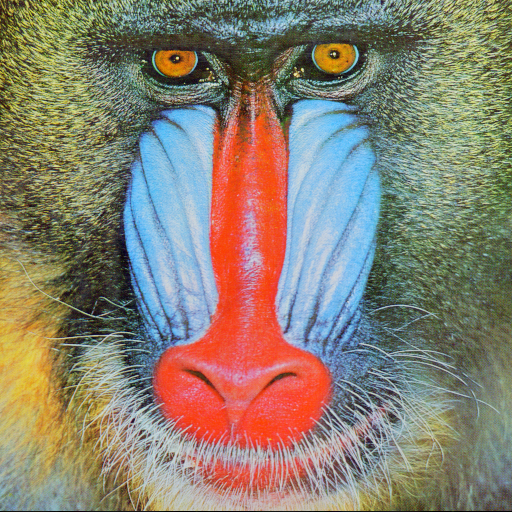
#> input picture images/baboon.png, 512 x 512 px
$ jupyter execute color-image.ipynb
#> lines starting #> are read from the running program, lines starting #| are printed output that depends on the picture; after the words box and inside, x2 and y2 are one past the last pixel; in counts of white or black regions, pixels touching at a corner belong together
[cell 1]
import os
import cv2
import numpy as np
import matplotlib.pyplot as plt

[cell 2]
img = cv2.imread('../images/baboon.png', cv2.IMREAD_COLOR)
#> img is the input picture: shape (512, 512, 3); mean B, G, R 113.1, 128.9, 137.4

[cell 3]
b, g, r = cv2.split(img)
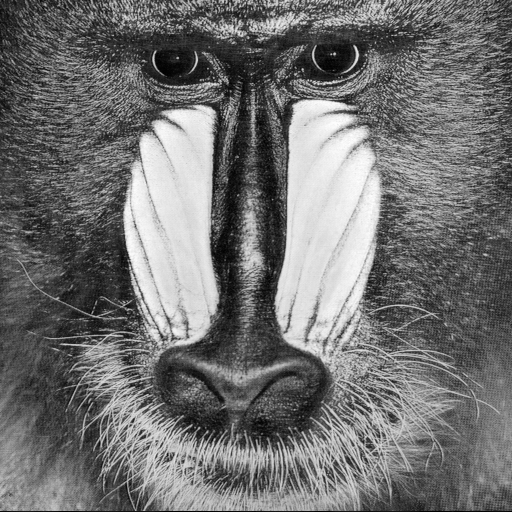
#> b: shape (512, 512); min 0, max 255, mean 113.1
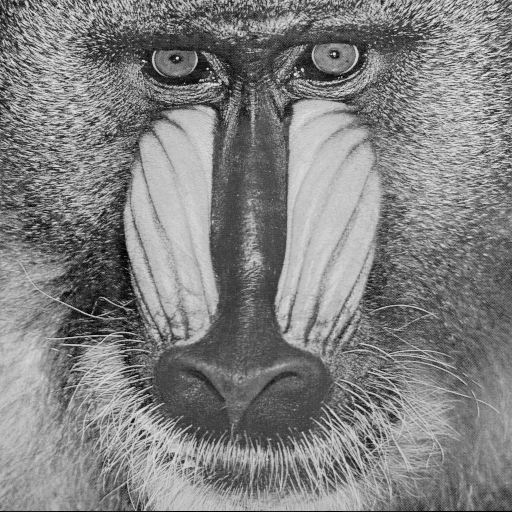
#> g: shape (512, 512); min 0, max 236, mean 128.9
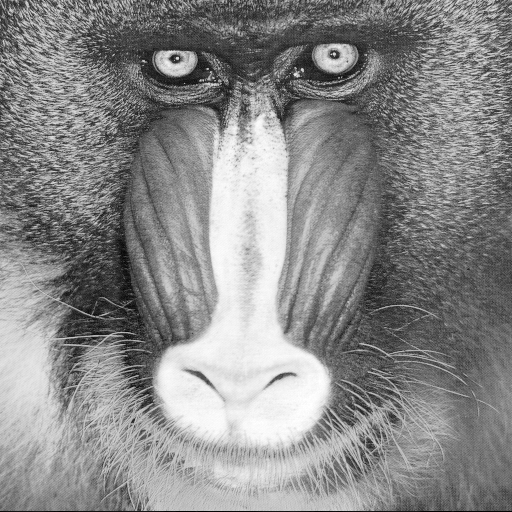
#> r: shape (512, 512); min 0, max 255, mean 137.4

r = r.flatten()
g = g.flatten()
b = b.flatten()

fig = plt.figure(figsize=(10, 10))
ax = fig.add_subplot(111, projection='3d')
ax.scatter(r, g, b, c=np.vstack((r, g, b)).T / 255, marker='o')

ax.set_xlabel('Red')
ax.set_ylabel('Green')
ax.set_zlabel('Blue')

plt.show()

[cell 4]
img = cv2.imread('../images/chips.png', cv2.IMREAD_COLOR)
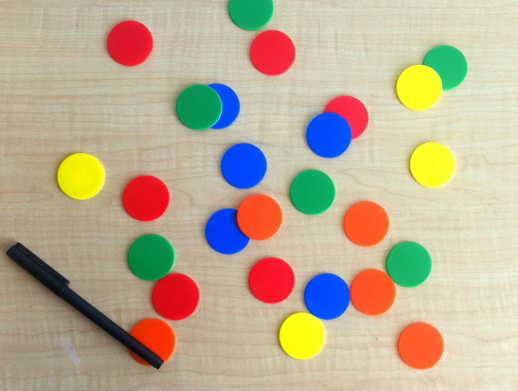
#> input picture images/chips.png, 518 x 391 px
#> img is the input picture: shape (391, 518, 3); mean B, G, R 148.1, 173.3, 188.3

[cell 5]
hsv = cv2.cvtColor(img, cv2.COLOR_BGR2HSV)
#> hsv: shape (391, 518, 3); mean H, S, V 36, 83.3, 203.9
h, s, v = cv2.split(hsv)
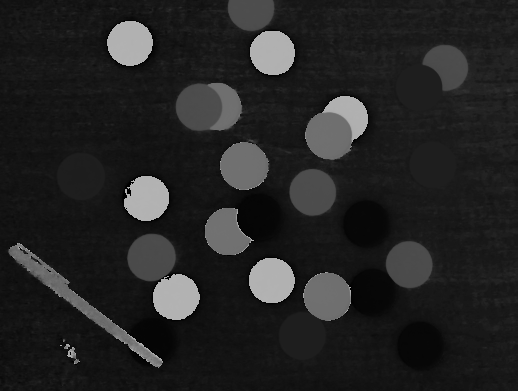
#> h: shape (391, 518); min 0, max 179, mean 36
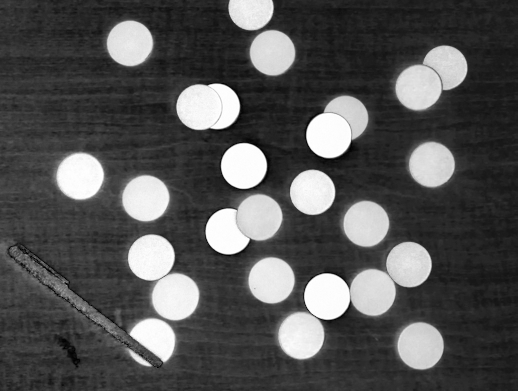
#> s: shape (391, 518); min 0, max 255, mean 83.3
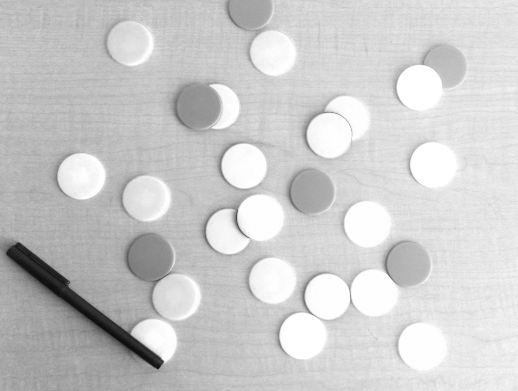
#> v: shape (391, 518); min 12, max 255, mean 203.9

hist_r = cv2.calcHist([img], [0], None, [256], [0, 256])
#> hist_r = 256 values, max 2515 at index 190, min 10 at index 228, mean 791.2
hist_g = cv2.calcHist([img], [1], None, [256], [0, 256])
#> hist_g = 256 values, max 4346 at index 255, min 0 at index 0, mean 791.2
hist_b = cv2.calcHist([img], [2], None, [256], [0, 256])
#> hist_b = 256 values, max 6128 at index 254, min 14 at index 57, mean 791.2
hist_h = cv2.calcHist([hsv], [0], None, [180], [0, 180])
#> hist_h = 180 values, max 15655 at index 20, min 0 at index 142, mean 1125.2
hist_s = cv2.calcHist([hsv], [1], None, [256], [0, 256])
#> hist_s = 256 values, max 4739 at index 38, min 7 at index 2, mean 791.2
hist_v = cv2.calcHist([hsv], [2], None, [256], [0, 256])
#> hist_v = 256 values, max 7026 at index 254, min 0 at index 0, mean 791.2

plt.figure(figsize=(12, 8))
plt.subplot(2, 3, 1)
plt.plot(hist_r, color='r')
plt.title('Red')
plt.subplot(2, 3, 2)
plt.plot(hist_g, color='g')
plt.title('Green')
plt.subplot(2, 3, 3)
plt.plot(hist_b, color='b')
plt.title('Blue')
plt.subplot(2, 3, 4)
plt.plot(hist_h, color='m')
plt.title('Hue')
plt.subplot(2, 3, 5)
plt.plot(hist_s, color='c')
plt.title('Saturation')
plt.subplot(2, 3, 6)
plt.plot(hist_v, color='y')
plt.title('Value')
plt.show()
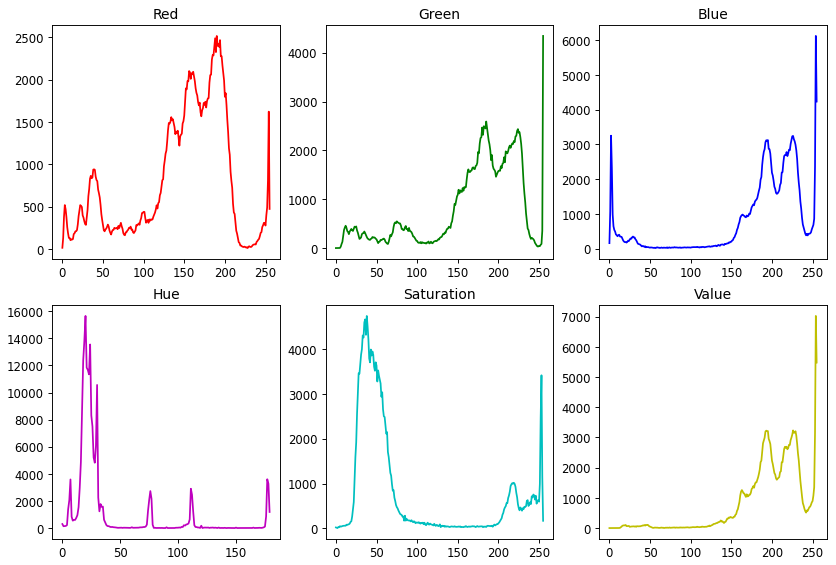
#> figure drawn by matplotlib, 6 panels; panel 1: curve peaks at x = 190, y = 2515; panel 2: curve peaks at x = 255, y = 4346; panel 3: curve peaks at x = 254, y = 6128; panel 4: curve peaks at x = 20, y = 15655

[cell 6]
lower_red = np.array([0, 100, 100])
upper_red = np.array([10, 255, 255])

lower_green = np.array([40, 100, 100])
upper_green = np.array([80, 255, 255])

lower_blue = np.array([100, 100, 100])
upper_blue = np.array([140, 255, 255])

lower_yellow = np.array([20, 100, 100])
upper_yellow = np.array([30, 255, 255])

lower_orange = np.array([0, 100, 100])
upper_orange = np.array([10, 255, 255])

lower_black = np.array([0, 0, 0])
upper_black = np.array([180, 255, 50])


mask_red = cv2.inRange(hsv, lower_red, upper_red)
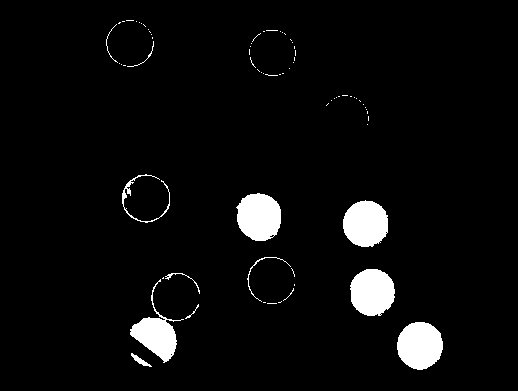
#> mask_red: shape (391, 518); 4.5% white; 72 white regions (60 under 20 px), largest, box (x1, y1, x2, y2) and area: (397, 322, 443, 370) 1720, (236, 193, 281, 241) 1695, (350, 269, 395, 316) 1676
mask_green = cv2.inRange(hsv, lower_green, upper_green)
#> mask_green: shape (391, 518); 4.5% white; 6 white regions, box (x1, y1, x2, y2) and area: (128, 234, 175, 281) 1735, (386, 242, 432, 288) 1641, (290, 169, 336, 215) 1638, (176, 84, 222, 130) 1628, (422, 45, 468, 90) 1313, (228, 0, 274, 31) 1164
mask_blue = cv2.inRange(hsv, lower_blue, upper_blue)
#> mask_blue: shape (391, 518); 3.6% white; 5 white regions, box (x1, y1, x2, y2) and area: (304, 273, 351, 320) 1710, (221, 143, 267, 189) 1677, (306, 112, 352, 158) 1660, (205, 208, 250, 255) 1415, (208, 83, 240, 129) 794
mask_yellow = cv2.inRange(hsv, lower_yellow, upper_yellow)
#> mask_yellow: shape (391, 518); 3.6% white; 14 white regions (10 under 20 px), largest, box (x1, y1, x2, y2) and area: (53, 151, 107, 201) 2000, (276, 311, 325, 360) 1847, (408, 141, 455, 188) 1700, (395, 64, 442, 111) 1688
mask_orange = cv2.inRange(hsv, lower_orange, upper_orange)
mask_black = cv2.inRange(hsv, lower_black, upper_black)
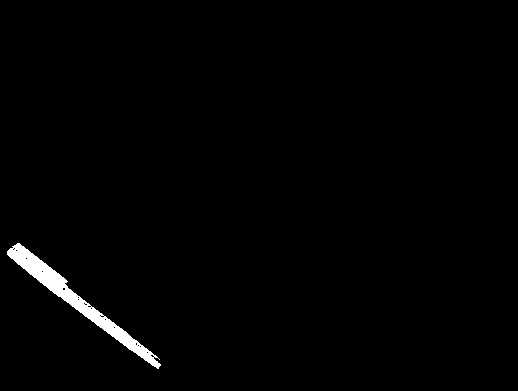
#> mask_black: shape (391, 518); 1.3% white; 1 white region, box (x1, y1, x2, y2) and area: (7, 243, 161, 369) 2543

plt.figure(figsize=(12, 8))
plt.subplot(2, 3, 1)
plt.imshow(mask_red, cmap='gray')
plt.title('Red')
plt.subplot(2, 3, 2)
plt.imshow(mask_green, cmap='gray')
plt.title('Green')
plt.subplot(2, 3, 3)
plt.imshow(mask_blue, cmap='gray')
plt.title('Blue')
plt.subplot(2, 3, 4)
plt.imshow(mask_yellow, cmap='gray')
plt.title('Yellow')
plt.subplot(2, 3, 5)
plt.imshow(mask_orange, cmap='gray')
plt.title('Orange')
plt.subplot(2, 3, 6)
plt.imshow(mask_black, cmap='gray')
plt.title('Black')
plt.show()
